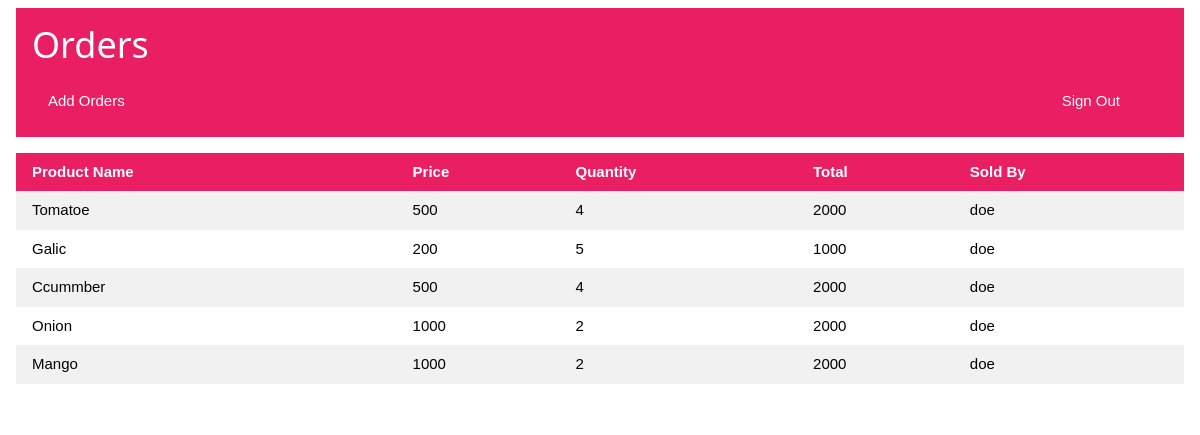
/orders.php, run on the app's committed database.
### tables this page shows
CREATE TABLE `orders` (
  `ID` int(11) NOT NULL,
  `OrderName` varchar(20) NOT NULL,
  `Price` int(11) NOT NULL,
  `Quantity` int(11) NOT NULL,
  `Total` int(11) NOT NULL,
  `UserID` int(11) DEFAULT NULL,
  `farmerID` int(11) NOT NULL
);

CREATE TABLE `users` (
  `ID` int(11) NOT NULL,
  `UserName` varchar(20) NOT NULL,
  `Email` varchar(100) NOT NULL,
  `Password` varchar(255) NOT NULL,
  `UserType` varchar(10) NOT NULL
);

### orders.php (the view, shortened to what this page needs)
<?php
require "database.php";
?>
<!DOCTYPE html>
<html lang="en">
<head>
    <link rel="stylesheet" href="./styles/w3.css">
</head>
<body>
    <div class="w3-container w3-padding">
        <div class="w3-container w3-pink">
            <h1>Orders</h1>
            <div class="w3-bar w3-margin-bottom">
                <a href="addorders.php" class="w3-bar-item w3-button w3-hover-pale-red">Add Orders</a>
                <?php
                $user = $_SESSION['user'];
                echo "<span class=\"w3-bar-item w3-right\">{$user}</span>";
                ?>
                <a href=" logout.php" class="w3-bar-item w3-button w3-pink w3-hover-pale-red w3-right">Sign Out</a>
            </div>
        </div>
        <div>
            <table class="w3-table w3-margin-top w3-striped w3-margin-bottom">
                <tr class="w3-pink">
                    <th>Product Name</th>
                    <th>Price</th>
                    <th>Quantity</th>
                    <th>Total</th>
                    <th>Sold By</th>
                </tr>
                <?php
                $query = "SELECT orders.OrderName, orders.Price, orders.Quantity, orders.Total, users.UserName FROM orders INNER JOIN users ON orders.UserID = users.ID WHERE users.UserType = 'farmer'";
                $result = mysqli_query($conn, $query);
                if ($result) {
                    if (mysqli_num_rows($result) > 0) {
                        while ($row = mysqli_fetch_assoc($result)) {
                            echo "<tr><td>{$row['OrderName']}</td>" . "<td>{$row['Price']}</td>" . "<td>{$row['Quantity']}</td>" . "<td>{$row['Total']}</td>" . "<td>{$row['UserName']}</td></tr>";
                        }
                    } else {
                        echo "<div class=\"w3-panel w3-pale-red w3-display-container\"><span onclick=\"this.parentElement.style.display='none'\"class=\"w3-button w3-large w3-display-topright\">&times;</span><h3>Sorry!</h3><p>You have No Orders!</p></div>";
                    }
                }
                ?>
            </table>
        </div>
    </div>
</body>
</html>

### styles/w3.css (style rules this page uses)
html { box-sizing: border-box; }
*, *:before, *:after { box-sizing: inherit; }
html { -ms-text-size-adjust: 100%; -webkit-text-size-adjust: 100%; }
body { margin: 0; }
a { background-color: transparent; }
html, body { font-family: Verdana, sans-serif; font-size: 15px; line-height: 1.5; }
html { overflow-x: hidden; }
h1 { font-size: 36px; }
h1, h2, h3, h4, h5, h6 { font-family: "Segoe UI", Arial, sans-serif; font-weight: 400; margin: 10px 0; }
a { color: inherit; }
.w3-table, .w3-table-all { border-collapse: collapse; border-spacing: 0; width: 100%; display: table; }
.w3-striped tbody tr:nth-child(even) { background-color: #f1f1f1; }
.w3-table td, .w3-table th, .w3-table-all td, .w3-table-all th { padding: 8px 8px; display: table-cell; text-align: left; vertical-align: top; }
.w3-table th:first-child, .w3-table td:first-child, .w3-table-all th:first-child, .w3-table-all td:first-child { padding-left: 16px; }
.w3-btn, .w3-button { border: none; display: inline-block; padding: 8px 16px; vertical-align: middle; overflow: hidden; text-decoration: none; color: inherit; background-color: inherit; text-align: center; cursor: pointer; white-space: nowrap; }
.w3-btn, .w3-button { -webkit-touch-callout: none; -webkit-user-select: none; -khtml-user-select: none; -moz-user-select: none; -ms-user-select: none; user-select: none; }
.w3-bar { width: 100%; overflow: hidden; }
.w3-bar .w3-bar-item { padding: 8px 16px; float: left; width: auto; border: none; display: block; outline: 0; }
.w3-bar .w3-button { white-space: normal; }
.w3-container:after, .w3-container:before, .w3-panel:after, .w3-panel:before, .w3-row:after, .w3-row:before, .w3-row-padding:after, .w3-row-padding:before, .w3-cell-row:before, .w3-cell-row:after, .w3-clear:after, .w3-clear:before, .w3-bar:before, .w3-bar:after { content: ""; display: table; clear: both; }
.w3-container, .w3-panel { padding: 0.01em 16px; }
.w3-margin-top { margin-top: 16px !important; }
.w3-margin-bottom { margin-bottom: 16px !important; }
.w3-padding { padding: 8px 16px !important; }
.w3-right { float: right !important; }
.w3-pink, .w3-hover-pink:hover { color: #fff !important; background-color: #e91e63 !important; }

### data on the page
orders: OrderName "Tomatoe", Price "500", Quantity "4", Total "2000", UserID.UserName "doe"
orders: OrderName "Galic", Price "200", Quantity "5", Total "1000", UserID.UserName "doe"
orders: OrderName "Ccummber", Price "500", Quantity "4", Total "2000", UserID.UserName "doe"
orders: OrderName "Onion", Price "1000", Quantity "2", Total "2000", UserID.UserName "doe"
orders: OrderName "Mango", Price "1000", Quantity "2", Total "2000", UserID.UserName "doe"
